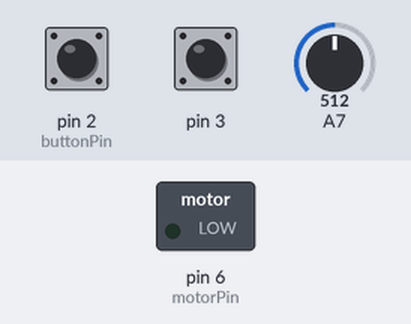
The sketch below on a simulated Arduino Nano, built with avr-gcc and run on an emulated ATmega328P. Parts: switched loads named in the sketch (green lamp = pin HIGH). Dashed ring = blinking. The test bench sets the inputs (shaded band); at power-on: pin 3 HIGH, A7 = 512, pin 2 (buttonPin) HIGH. Sleep ends after the set time or at an interrupt; no radio packets arrive unless stated; what the sketch prints to the serial monitor is not drawn.

Above: at 1.2 s.
1.3 s: pin 3 pulled LOW for 1 s
At 2.3 s:
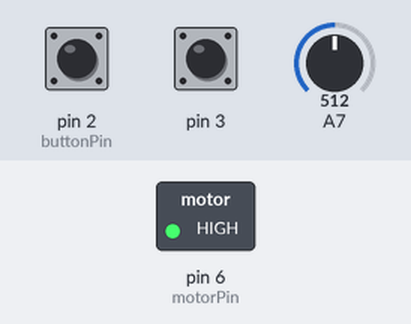
8.0 s: pin 3 pulled LOW for 0.15 s
At 8.4 s:
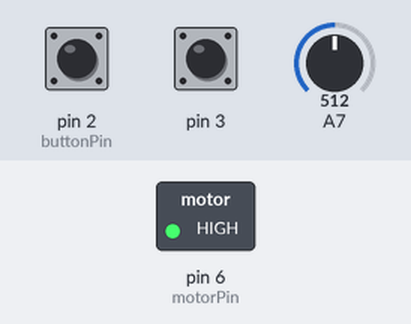
10.1 s: pin 3 driven LOW
At 10.4 s:
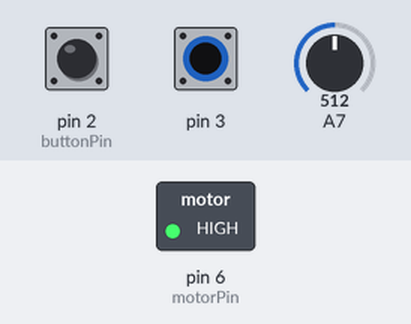
13.1 s: A7 set to 882
16.1 s: A7 set to 918
At 17.9 s:
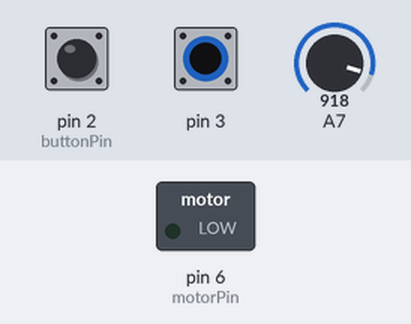
Timing chart, 0 to 19.2 s (numbered marks = the images above; inputs shaded):
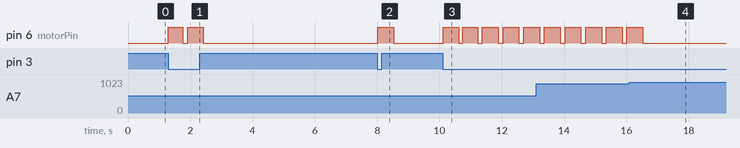

Measured:
- the behaviour switches between 900 and 901 on A7 (found by bisection; images 3 and 4)
- after the input at 1.3 s, pin 6 (motorPin): alternates HIGH for 0.48 s and LOW for 0.15 s, 4 changes in all, then stays LOW, starting at once
- after the input at 8.0 s, pin 6 (motorPin): LOW → HIGH at once, → LOW 0.51 s later
- after the input at 10.1 s, pin 6 (motorPin): alternates HIGH for 0.51 s and LOW for 0.15 s, starting at once
- after the input at 16.1 s, pin 6 (motorPin): goes on until 16.5 s, then stays LOW

The sketch:

Dispenser.ino
```cpp
/*
The chip sleeps by default in order to save power. There are 2 interrupt pins, pin 1 and pin 0 on the chip, which are used to wake the chip up.
Pin 1 is used by the IR sensor, and will interrupt the chip when it is low.
- A comparator is used to convert the analog signal from the IR phototransistor to a digital signal, which is then used to wake the chip up.

Pin 0 is used by the button. A pull down resistor is attached to the button in order to wake up the chip when the button is pressed.
- Button pressed -> pin 0 is pulled low -> chip wakes up
*/


#include <avr/sleep.h>
#include <SPI.h>
#include <LoRa.h>

const int motorPin = 6;
const int buttonPin = 2;
const int unitNum = 1;

const String companyId = "Fj7JOWRl8OFoUKNPzLPU";
const String dispenserId = "23456789";

void setup()
{
  // put your setup code here, to run once:
  Serial.begin(9600);
  Serial.println("setting up");
  pinMode(3, INPUT_PULLUP);
  pinMode(2, INPUT);
  pinMode(6, OUTPUT);

  // Frequency of the LoRa module is 433MHz
  if (!LoRa.begin(433E6))
  {
    Serial.println("Starting LoRa failed!");
    while (1);
  }

  // Needs to match the settings on the gateway
  LoRa.setSpreadingFactor(12);
  LoRa.setTxPower(20);
  LoRa.setCodingRate4(8);
}

void loop() {
  sleepFunction();
}

void sleepFunction()
{
  sleep_enable();
  LoRa.sleep();

  set_sleep_mode(SLEEP_MODE_PWR_DOWN);

  // attach the interrupt on int0
  attachInterrupt(1, interruptFunction, LOW); // IR sensor to detect hand
  attachInterrupt(0, buttonInterrupt, LOW);   // Button to detect reset

  sleep_cpu();
  Serial.println("Woke up!");
}

// Dispensing hand sanitiser function
void interruptFunction()
{
  Serial.println("Hand detected!"); //A7 is the ir transistor

  // turn on the motor
  digitalWrite(motorPin, HIGH);

  // I used a for loop to create a delay as the chip's Real Time Clock(RTC) is put to sleep so delay() does not work.
  for (int i=0; i < 120; i++) {
    Serial.println(i);
  }
  digitalWrite(motorPin, LOW);

  Serial.println("Sending dispenser info");

  // Sending the LoRa packet to the gateway
  // Packet Structure: companyId + ' ' + dispenserId + ' ' + "usage"/"reset"
  LoRa.beginPacket();
  LoRa.print(companyId);
  LoRa.print(" ");
  LoRa.print(dispenserId);
  LoRa.print(" ");
  LoRa.print("usage");
  LoRa.endPacket();
  Serial.println("Sent dispenser info");

  Serial.println(analogRead(A7));

  // White the hand is too near, run through the while loop so that the hand sanitiser will not be dispensed twice.
  while (analogRead(A7) > 900)
  {
    Serial.println("Hand is too near");
    Serial.println(analogRead(A7));
  }
  Serial.println("Going to sleep");

  // Put the chip back to sleep after dispensing
  sleep_disable();
  detachInterrupt(1);
  LoRa.sleep();
}

// Button pressed to reset function
void buttonInterrupt()
{
  Serial.println("Button was pressed!");
  Serial.println("Sending reset packet 1");
  Serial.println("Sending reset packet 2");

    // 2 packets are sent to gateway when resetting in order to increase the chance that the gateway will receive the packet (minimise risk of packet loss)
    LoRa.beginPacket();
    LoRa.print(companyId);
    LoRa.print(" ");
    LoRa.print(dispenserId);
    LoRa.print(" ");
    LoRa.print("reset");
    LoRa.endPacket();
    for (int i=0; i < 50; i++) {
      Serial.println(i);
    }
    LoRa.beginPacket();
    LoRa.print(companyId);
    LoRa.print(" ");
    LoRa.print(dispenserId);
    LoRa.print(" ");
    LoRa.print("reset");
    LoRa.endPacket();

  Serial.println("Finished sending reset packet");

  // While button is pressed, don't do anything else
  while (digitalRead(2) == 0) {}

  // Put the chip back to sleep
  sleep_disable();
  detachInterrupt(0);
  LoRa.sleep();
}

// Add this to the code to get the battery level
// <inputVoltage> is the voltage to chip from DC-DC converter
// analog pin A4 is connected to the potential divider that the raw battery voltage is connected to
// 1023 is used as ATMEGA reads analog readings in 10 bit resolution, so from 0 to 1023
//  Times 2 to get actual battery voltage
// float batteryLevel = analogRead(A4) / 1023 * <inputVoltage> * 2;
```
